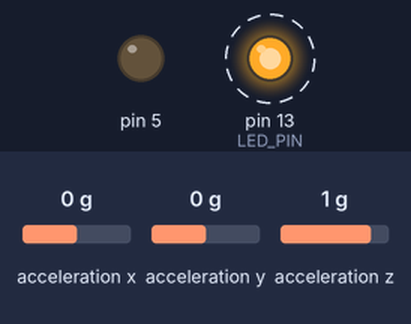
Simulated run of this sketch. Board: Arduino Uno, built with avr-gcc and run on an emulated ATmega328P. On the bench: output pins drawn as LEDs (lit = HIGH). Dashed ring = blinking. Inputs (shaded band) come from the test bench; at power-on: acceleration x 0 g, acceleration y 0 g, acceleration z 1 g. Storage starts empty; EEPROM starts erased; what the sketch prints to the serial monitor is not drawn.

Above: at 15.33 s.
Timing chart, 0 to 18.3 s (numbered marks = the images above):
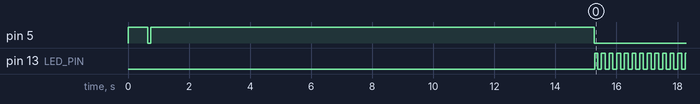

The sketch:

gLog.ino
```cpp
/*
    2013-10-10
    Francesco Meschia

    gLog is an acceleration logger based on the OpenLog hardware and the Analog Devices ADXL345
    3-axis accelerometer. Features include:

    * on start-up, gLog samples the gravity vector and assumes it to be the Z axis in a cartesian
      system with Y aligned with the direction of motion. All logging will be performed in this
      reference frame. In this way, gLog can be mounted on a vehicle with arbitrary positioning
      in pitch and roll, only requiring Y to point in the forward direction.

    * gLog logs to a microSD card inserted in the microSD slot of the OpenLog hardware board.

*/

#include <Wire.h>
#include <SdFat.h>
#include <EEPROM.h>
#include <I2Cdev.h>
#include <ADXL345.h>
//#include <SerialPort.h>
#include <avr/sleep.h> //Needed for sleep_mode
#include <avr/power.h> //Needed for powering down perihperals such as the ADC/TWI and Timers

//SerialPort<0, 780, 0> NewSerial;

ADXL345 accel;

#define BUF_SIZE 50

int16_t ax, ay, az;
int16_t buf_x[BUF_SIZE], buf_y[BUF_SIZE], buf_z[BUF_SIZE];
int16_t filt_x[BUF_SIZE], filt_y[BUF_SIZE], filt_z[BUF_SIZE];
int8_t buf_ptr, buf_ptr_old;
int8_t state;
//int8_t filter_old = 0;
//int8_t buf_y_old = 0;

bool calibrate = false;
float g;
long time, startTime, lastTime;
long launchTime, zoomTime, landTime;
long interval PROGMEM = 125L;
long ZOOM_RELAX_TIME PROGMEM = 3000L;
long RELAX_TIME PROGMEM = 5000L;
long INITIAL_DELAY = 15250L;
float st, ct, sp, cp;
float axr, ayr, azr;
const float alpha PROGMEM = 0.9;
const float alpha1 PROGMEM = 0.3;

Sd2Card card;
SdVolume volume;
SdFile currentDirectory;
SdFile workingFile;
char logFileName[13];

#define STATE_PRELAUNCH 0
#define STATE_TOW       1
#define STATE_FLIGHT    2
#define STATE_LANDED    3

#define DEBUG 1
#define CALIBRATE  1
#define LOCATION_OFFSET_X               0x10
#define LOCATION_OFFSET_Y               0x11
#define LOCATION_OFFSET_Z               0x12
#define LOCATION_FILE_NUMBER_LSB	0x03
#define LOCATION_FILE_NUMBER_MSB	0x04
#define LED_PIN 13
const byte statled1 PROGMEM = 5;
const byte statled2 PROGMEM = LED_PIN;
bool blinkState = false;

#define G_SCALE 256

//Blinking LED error codes
#define ERROR_SD_INIT	  3
#define ERROR_NEW_BAUD	  5
#define ERROR_CARD_INIT   6
#define ERROR_VOLUME_INIT 7
#define ERROR_ROOT_INIT   8
#define ERROR_FILE_OPEN   9

void blink_error(byte ERROR_TYPE) {
  while(1) {
    for(int x = 0 ; x < ERROR_TYPE ; x++) {
      digitalWrite(statled1, HIGH);
      delay(200);
      digitalWrite(statled1, LOW);
      delay(200);
    }
    delay(2000);
  }
}

/*
extern int __bss_end;
extern void *__brkval;

int get_free_memory()
{
  int free_memory;

  if((int)__brkval == 0)
    free_memory = ((int)&free_memory) - ((int)&__bss_end);
  else
    free_memory = ((int)&free_memory) - ((int)__brkval);

  return free_memory;
}
*/

int freeRam () {
  extern int __heap_start, *__brkval;
  int v;
  return (int) &v - (__brkval == 0 ? (int) &__heap_start : (int) __brkval);
}

void systemError(byte error_type)
{
  Serial.print(F("Error "));
  switch(error_type)
  {
  case ERROR_CARD_INIT:
    Serial.print(F("card.init"));
    blink_error(ERROR_SD_INIT);
    break;
  case ERROR_VOLUME_INIT:
    Serial.print(F("volume.init"));
    blink_error(ERROR_VOLUME_INIT);
    break;
  case ERROR_ROOT_INIT:
    Serial.print(F("root.init"));
    blink_error(ERROR_ROOT_INIT);
    break;
  case ERROR_FILE_OPEN:
    Serial.print(F("file.open"));
    blink_error(ERROR_SD_INIT);
    break;
  }
}

void newlog(char *new_file_name)
{
  byte msb, lsb;
  uint16_t new_file_number;

  SdFile newFile; //This will contain the file for SD writing

  //Combine two 8-bit EEPROM spots into one 16-bit number
  lsb = EEPROM.read(LOCATION_FILE_NUMBER_LSB);
  msb = EEPROM.read(LOCATION_FILE_NUMBER_MSB);

  new_file_number = msb;
  new_file_number = new_file_number << 8;
  new_file_number |= lsb;

  //If both EEPROM spots are 255 (0xFF), that means they are un-initialized (first time OpenLog has been turned on)
  //Let's init them both to 0
  if((lsb == 255) && (msb == 255))
  {
    new_file_number = 0; //By default, unit will start at file number zero
    EEPROM.write(LOCATION_FILE_NUMBER_LSB, 0x00);
    EEPROM.write(LOCATION_FILE_NUMBER_MSB, 0x00);
  }

  //The above code looks like it will forever loop if we ever create 65535 logs
  //Let's quit if we ever get to 65534
  //65534 logs is quite possible if you have a system with lots of power on/off cycles
  if(new_file_number == 65534)
  {
    //Gracefully drop out to command prompt with some error
    Serial.print(F("!Too many logs:1!"));
    return; //Bail!
  }

  //If we made it this far, everything looks good - let's start testing to see if our file number is the next available

  //Search for next available log spot
  //char new_file_name[] = "LOG00000.TXT";

  while(1)
  {
    sprintf_P(new_file_name, PSTR("LOG%05d.TXT"), new_file_number); //Splice the new file number into this file name

    //Try to open file, if fail (file doesn't exist), then break
    if (newFile.open(&currentDirectory, new_file_name, O_CREAT | O_EXCL | O_WRITE)) break;

    //Try to open file and see if it is empty. If so, use it.
    if (newFile.open(&currentDirectory, new_file_name, O_READ))
    {
      if (newFile.fileSize() == 0)
      {
        newFile.close();        // Close this existing file we just opened.
        Serial.print(F("Using file ")); Serial.println(new_file_name);
        return;  // Use existing empty file.
      }
      newFile.close(); // Close this existing file we just opened.
    }

    //Try the next number
    new_file_number++;
    if(new_file_number > 65533) //There is a max of 65534 logs
    {
      Serial.print(F("!Too many logs:2!"));
      return; //Bail!
    }
  }
  newFile.close(); //Close this new file we just opened

  //Record new_file number to EEPROM
  lsb = (byte)(new_file_number & 0x00FF);
  msb = (byte)((new_file_number & 0xFF00) >> 8);

  EEPROM.write(LOCATION_FILE_NUMBER_LSB, lsb); // LSB

  if (EEPROM.read(LOCATION_FILE_NUMBER_MSB) != msb)
    EEPROM.write(LOCATION_FILE_NUMBER_MSB, msb); // MSB

#if DEBUG
  Serial.print(F("Created new file: "));
  Serial.println(new_file_name);
#endif
  Serial.print(F("Using file ")); Serial.println(new_file_name);
  //  append_file(new_file_name);
  return;
}

void setup() {

  float ix, iy, iz;
  float ox, oy, oz;
  int8_t nox, noy, noz;

  time = 0L;

  pinMode(statled1, OUTPUT);
  pinMode(statled2, OUTPUT);

  // join I2C bus (I2Cdev library doesn't do this automatically)
  Wire.begin();
  Serial.begin(9600);
  Serial.println(F("Hello"));

  set_sleep_mode(SLEEP_MODE_IDLE);
  sleep_enable();

  //Shut off TWI, Timer2, Timer1, ADC
  ADCSRA &= ~(1<<ADEN); //Disable ADC
  ACSR = (1<<ACD); //Disable the analog comparator
  DIDR0 = 0x3F; //Disable digital input buffers on all ADC0-ADC5 pins
  DIDR1 = (1<<AIN1D)|(1<<AIN0D); //Disable digital input buffer on AIN1/0

  power_timer1_disable();
  power_timer2_disable();
  power_adc_disable();

  if (!card.init(SPI_FULL_SPEED)) {
    Serial.println(F("No SD card - performing calibration"));
    calibrate = true;
  }

  // initialize ADXL345 device
  accel.initialize();
  //workingFile.println(F("ADXL345 initialized"));
  digitalWrite(statled1,HIGH);
  //workingFile.println(accel.testConnection() ? F("ADXL345 connection successful") : F("ADXL345 connection failed"));
  accel.setRate(0x0a);
  delay(100);
  accel.getAcceleration(&ax, &ay, &az);
  delay(100);

  if (calibrate) {
    // calibrate
    accel.setOffset(0,0,0);
    delay(100);
    average_acc(&ix, &iy, &iz, 20);
    Serial.print(F("Accel0 X: ")); Serial.println(ix);
    Serial.print(F("Accel0 Y: ")); Serial.println(iy);
    Serial.print(F("Accel0 Z: ")); Serial.println(iz);
    ox = 0.0; oy = 0.0; oz = 64.0;
    nox = (int8_t)(ox-ix/4); noy = (int8_t)(oy-iy/4); noz = int8_t((oz-iz/4));
    EEPROM.write(LOCATION_OFFSET_X, nox);
    EEPROM.write(LOCATION_OFFSET_Y, noy);
    EEPROM.write(LOCATION_OFFSET_Z, noz);
    blink_error(3);
  }

  nox = EEPROM.read(LOCATION_OFFSET_X);
  noy = EEPROM.read(LOCATION_OFFSET_Y);
  noz = EEPROM.read(LOCATION_OFFSET_Z);

  accel.setOffset(nox, noy, noz);
  accel.setRange(0x03); // full 16*g range
  accel.setFullResolution(1); // 13 bit resolution

  Serial.print(F("New Offset X: "));
  Serial.println(nox);
  Serial.print(F("New Offset Y: "));
  Serial.println(noy);
  Serial.print(F("New Offset Z: "));
  Serial.println(noz);

  average_acc(&ix, &iy, &iz, 20);
  digitalWrite(statled1,LOW);
  delay(100);
  digitalWrite(statled1,HIGH);
  Serial.print(ix*1.0/G_SCALE);
  Serial.print("\t");
  Serial.print(iy*1.0/G_SCALE);
  Serial.print("\t");
  Serial.println(iz*1.0/G_SCALE);
  double phi = atan2(-ix, iz);
  double theta = atan2(iy,sqrt(square(ix)+square(iz)));
  //sp = sin(-phi);
  //cp = cos(-phi);
  //st = sin(-theta);
  //ct = cos(-theta);
  sp = -ix / sqrt(square(ix)+square(iz));
  cp = iz / sqrt(square(ix)+square(iz));
  st = iy / sqrt(square(ix)+square(iy)+square(iz));
  ct = sqrt(square(ix)+square(iz)) / sqrt(square(ix)+square(iy)+square(iz));

  delay(5000L);
  if (!volume.init(&card)) systemError(ERROR_VOLUME_INIT);
  currentDirectory.close(); //We close the cD before opening root. This comes from QuickStart example. Saves 4 bytes.
  if (!currentDirectory.openRoot(&volume)) systemError(ERROR_ROOT_INIT);
  newlog(logFileName);
  Serial.println(logFileName);
  if (!workingFile.open(&currentDirectory, logFileName, O_CREAT | O_APPEND | O_WRITE)) systemError(ERROR_FILE_OPEN);
  if (workingFile.fileSize() == 0) {
    //This is a trick to make sure first cluster is allocated - found in Bill's example/beta code
    //workingFile.write((byte)0); //Leaves a NUL at the beginning of a file
    workingFile.rewind();
    workingFile.sync();
  }

  workingFile.print(F("Roll  : "));
  workingFile.println(phi*RAD_TO_DEG);
  workingFile.print(F("Pitch  : "));
  workingFile.println(theta*RAD_TO_DEG);

  Serial.print(F("Roll  : "));
  Serial.println(phi*RAD_TO_DEG);
  Serial.print(F("Pitch  : "));
  Serial.println(theta*RAD_TO_DEG);

  workingFile.sync();
//  Serial.print(F("Free SRAM: ")); Serial.print(freeRam()); Serial.println(F(" bytes"));
  int i;
  for ( i=0; i<BUF_SIZE; i++) {
    buf_x[i] = 0;
    buf_y[i] = 0;
    buf_z[i] = 0;
  }

  Serial.print(F("Free SRAM: ")); Serial.print(freeRam()); Serial.println(F(" bytes"));
  while ((millis()-time) < INITIAL_DELAY) {
    delay(50);
  }
  digitalWrite(statled1,LOW);
  lastTime = -1L;
}

void average_acc(float *ax, float *ay, float *az, int samples) {
  *ax = 0.0;
  *ay = 0.0;
  *az = 0.0;
  int16_t ix, iy, iz;
  int i;
#if DEBUG
  Serial.println(F("Averaging acceleration"));
#endif
  for (i=0; i<samples; i++) {
    accel.getAcceleration(&ix, &iy, &iz);
    Serial.print(F("ix=")); Serial.print(ix); Serial.print(F("\t"));
    Serial.print(F("iy=")); Serial.print(iy); Serial.print(F("\t"));
    Serial.print(F("iz=")); Serial.print(iz); Serial.println(F("\t"));
    *ax += ix; *ay += iy; *az += iz;
  }
  *ax /= samples; *ay /= samples; *az /= samples;
#if DEBUG
  Serial.print(F("ax=")); Serial.print(*ax); Serial.print(F("\t"));
  Serial.print(F("ay=")); Serial.print(*ay); Serial.print(F("\t"));
  Serial.print(F("az=")); Serial.print(*az); Serial.println(F("\t"));
#endif
}


void moving_average(int16_t *ax, int16_t *ay, int16_t *az, int16_t *sigmax, int16_t *sigmay, int16_t *sigmaz, int8_t nsamples, int8_t start=0) {
  int8_t i, ptr;
  long sumx = 0L, sumy = 0L, sumz = 0L;
  //for (i=0, ptr=buf_ptr; i>nsamples; i++) {
  //  ptr--; if (ptr < 0) ptr=BUF_SIZE-1;
  //}
  for (i=0, ptr=buf_ptr; i<nsamples; i++) {
      sumx += buf_x[ptr]; sumy += buf_y[ptr] ; sumz += buf_z[ptr];
      ptr--; if (ptr < 0) ptr=BUF_SIZE-1;
  }
  *ax = (int8_t)(sumx/nsamples);
  *ay = (int8_t)(sumy/nsamples);
  *az = (int8_t)(sumz/nsamples);
  sumx = 0L; sumy = 0L; sumz = 0L;
  for (i=0, ptr=buf_ptr; i<nsamples; i++) {
      sumx += (buf_x[ptr]-*ax)*(buf_x[ptr]-*ax);
      sumy += (buf_y[ptr]-*ay)*(buf_y[ptr]-*ay);
      sumz += (buf_z[ptr]-*az)*(buf_z[ptr]-*az);
      ptr--; if (ptr < 0) ptr=BUF_SIZE-1;
  }
  *sigmax = (int16_t)(sumx/nsamples);
  *sigmay = (int16_t)(sumy/nsamples);
  *sigmaz = (int16_t)(sumz/nsamples);
}


void loop() {
  int16_t ix, iy, iz;
  int16_t avg_x, avg_y, avg_z;
  int16_t sigma_x, sigma_y, sigma_z;
  int8_t i, ptr, ptrExtr_y;
  int16_t tot, peak = 0;
  float avg_g;
  if (lastTime == -1L) {
    state = STATE_PRELAUNCH;
    workingFile.println(F("Timer reset"));
    workingFile.println(F("Time\tax\tay\taz\ta\tavg_x\tavg_y\tavg_z\tsigma2_x\tsigma2_y\tsigma2_z\tfilter_x\tfilter_y\tfilter_z"));
    lastTime = millis();
    startTime = lastTime/interval*interval;
    lastTime -= 2*interval;
  }
  if ((time=millis())-lastTime >= interval) {
    digitalWrite(statled1, LOW);
    lastTime = time/interval*interval;
    // read raw accel measurements from device

    accel.getAcceleration(&ix, &iy, &iz);
    ax = ix * alpha + (ax * (1.0 - alpha));
    ay = iy * alpha + (ay * (1.0 - alpha));
    az = iz * alpha + (az * (1.0 - alpha));

    //axr = ax*ct - (-ay*sp + az*cp)*st;
    //ayr = ay*cp + az*sp;
    //azr = ax*st + (-ay*sp + az*cp)*ct;

    //axr = ax*cp + sp * (ay*st + az*ct);
    //ayr = ay*ct - az*st;
    //azr = -ax*sp + cp * (ay*st + az*ct);

    axr =  ax*cp            + az*sp;
    ayr =  ax*sp*st + ay*ct - az*cp*st;
    azr = -ax*sp*ct + ay*st + az*cp*ct;


    g = sqrt((axr/G_SCALE)*(axr/G_SCALE)+(ayr/G_SCALE)*(ayr/G_SCALE)+(azr/G_SCALE)*(azr/G_SCALE));

    workingFile.print(((lastTime-startTime)/5*5)*0.001,3);
    workingFile.print(F("\t"));

    Serial.print(((lastTime-startTime)/5*5)*0.001,3);
    Serial.print(F("\t"));
/*
    workingFile.print(ax*1.0/G_SCALE);
    workingFile.print(F("\t"));
    workingFile.print(ay*1.0/G_SCALE);
    workingFile.print(F("\t"));
    workingFile.print(az*1.0/G_SCALE);
    workingFile.print(F("\t"));
*/

    avg_g = sqrt((avg_x*4.0/G_SCALE)*(avg_x*4.0/G_SCALE)+(avg_y*4.0/G_SCALE)*(avg_y*4.0/G_SCALE)+(avg_z*4.0/G_SCALE)*(avg_z*4.0/G_SCALE));

    buf_x[buf_ptr] = axr; //(int8_t)(axr > 327677.0 ? 127 : axr < -127.0 ? -127 : axr);
    buf_y[buf_ptr] = ayr; //(int8_t)(ayr > 127.0 ? 127 : ayr < -127.0 ? -127 : ayr);
    buf_z[buf_ptr] = azr; //(int8_t)(azr > 127.0 ? 127 : azr < -127.0 ? -127 : azr);

    filt_x[buf_ptr] = (int8_t)(alpha1*(filt_x[buf_ptr_old] + buf_x[buf_ptr] - buf_x[buf_ptr_old]));
    filt_y[buf_ptr] = (int8_t)(alpha1*(filt_y[buf_ptr_old] + buf_y[buf_ptr] - buf_y[buf_ptr_old]));
    filt_z[buf_ptr] = (int8_t)(alpha1*(filt_z[buf_ptr_old] + buf_z[buf_ptr] - buf_z[buf_ptr_old]));

    workingFile.print(axr/G_SCALE);
    workingFile.print(F("\t"));
    workingFile.print(ayr/G_SCALE);
    workingFile.print(F("\t"));
    workingFile.print(azr/G_SCALE);
    workingFile.print(F("\t"));
    workingFile.print(g);
    workingFile.print(F("\t"));

    Serial.print(axr/G_SCALE);
    Serial.print(F("\t"));
    Serial.print(ayr/G_SCALE);
    Serial.print(F("\t"));
    Serial.print(azr/G_SCALE);
    Serial.print(F("\t"));
    Serial.println(g);

    buf_ptr_old = buf_ptr;

    moving_average(&avg_x, &avg_y, &avg_z, &sigma_x, &sigma_y, &sigma_z, 10);

#if DEBUG
    workingFile.print(avg_x); workingFile.print(F("\t"));
    workingFile.print(avg_y); workingFile.print(F("\t"));
    workingFile.print(avg_z); workingFile.print(F("\t"));
    workingFile.print(sigma_x); workingFile.print(F("\t"));
    workingFile.print(sigma_y); workingFile.print(F("\t"));
    workingFile.print(sigma_z); workingFile.print(F("\t"));
    workingFile.print(filt_x[buf_ptr]); workingFile.print(F("\t"));
    workingFile.print(filt_y[buf_ptr]); workingFile.print(F("\t"));
    workingFile.print(filt_z[buf_ptr]); workingFile.print(F("\t"));
#endif

    if (state == STATE_PRELAUNCH) {
      if (ayr/G_SCALE > 2.0) {
        Serial.println(F("*** LAUNCH DETECTED ***"));
        workingFile.print(F("LAUNCH"));
        digitalWrite(statled1,HIGH);
        launchTime = time;
        state = STATE_TOW;
      }
    } else if (state == STATE_TOW) {
      if (time - launchTime > ZOOM_RELAX_TIME) {
        if (azr/G_SCALE > 2.0) {
        Serial.println(F("*** ZOOM DETECTED ***"));
        workingFile.print(F("ZOOM"));
        digitalWrite(statled1,HIGH);
        zoomTime = time;
        state = STATE_FLIGHT;
        }
      }
    } else if (state == STATE_FLIGHT) {
      if (time-zoomTime > RELAX_TIME) {
     //   if (((int8_t)(avg_x - axr/4.0)) > 32) {
     //     Serial.println(F("*** LANDING DETECTED ***"));
     //     workingFile.print(F("LANDING"));
     //     digitalWrite(statled1,HIGH);
     //     state = STATE_LANDED;
     //   } else
       if (sigma_y < 5) {
          Serial.println(F("*** LANDED DETECTED ***"));
          workingFile.print(F("LANDED"));
          digitalWrite(statled1,HIGH);
          state = STATE_LANDED;
          /*
          ptr = buf_ptr - 40; if (ptr<0) ptr+=BUF_SIZE;
          filter_old = 0; buf_x_old = 0;
          for (i=0, ; i<40; i++) {
            filter = (filter_old + buf_x[ptr] - buf_x_old);
            if (filter > max_x) {
              ptrExtr_x = 40-i;
              max_x = buf_x[ptr];
            }
            ptr++; if (ptr >= BUF_SIZE) ptr=0;
            filter_old = filter;
            buf_x_old = buf_x[ptr];
          }
          */

         workingFile.println(F("Buffer output:\n"));
         for (i=0, ptr=buf_ptr; i<40; i++) {
            tot = abs(filt_x[ptr]-avg_x) + abs(filt_y[ptr]-avg_y) + abs(filt_z[ptr]-avg_z);
            workingFile.println(tot);
            if (tot > peak) {
              ptrExtr_y = i;
              peak = tot;
            }
            ptr--; if (ptr < 0) ptr=BUF_SIZE-1;
          }
          workingFile.print(F("\t ptr_max_y=")); workingFile.print(ptrExtr_y);
        }
      }
    }

    workingFile.println();
    buf_ptr++; if (buf_ptr>=BUF_SIZE) buf_ptr = 0;


    // blink LED to indicate activity
    blinkState = !blinkState;
    digitalWrite(LED_PIN, blinkState);

  }
  workingFile.sync();
}
```

Measured:
- by itself, pin 13 (LED_PIN): alternates HIGH for 0.12 s and LOW for 0.12 s
